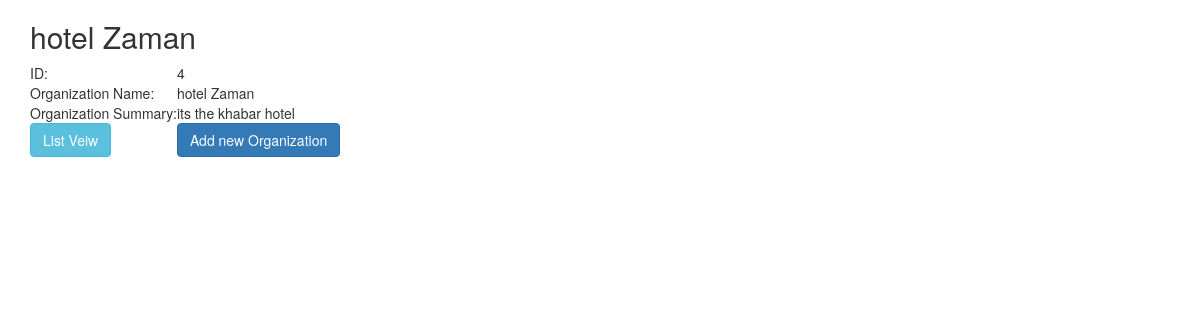
Page /views/SEIP129150/Summary_of_organizations/veiw.php?id=4 on the committed database.
### tables this page shows
CREATE TABLE `organization` (
  `id` int(11) NOT NULL,
  `name` varchar(30) NOT NULL,
  `summary` text NOT NULL,
  `trash` int(11) DEFAULT NULL
);

### src/BITM/SEIP129150/Summary_of_organizations/Summary_of_organization.php (called while the page is built, shortened)
<?php
class Summary_of_organization
{
    public $id = "";
    public $conn;
    public function __construct()
    {
        $this->conn = mysqli_connect("localhost", "root", "", "atomicprojectb21");
    }
    public function  prepare($data)
    {
        if (array_key_exists('id', $data)) {
            $this->id = $data['id'];
        }
    }
    public  function  veiw(){
        $query = "SELECT * FROM `organization` WHERE `id`=" . $this->id;
        $result = mysqli_query($this->conn, $query);
        $row = mysqli_fetch_assoc($result);
        return $row;
    }
    public  function trashed(){
        $query="SELECT * FROM `organization` WHERE `trash` IS NOT NULL";
        $result=mysqli_query($this->conn,$query);
        $alcity=array();
        while ($row=mysqli_fetch_assoc($result))
        {
            $alcity[]=$row;
        }
        return $alcity;
    }}

### views/SEIP129150/Summary_of_organizations/veiw.php (the view, shortened to what this page needs)
<?php
$org=new Summary_of_organization();
$org->prepare($_GET);
$org=$org->veiw();
?>
<!DOCTYPE html>
<html lang="en">
<head>
  <link rel="stylesheet" href="http://maxcdn.bootstrapcdn.com/bootstrap/3.3.6/css/bootstrap.min.css">
</head>
<body bgcolor="#00ffff">
<div class="container">
  <h2><?php echo $org['name']?></h2>
  <ul class="list-group">
    <table>
        <tr>
            <td>
                ID:
            </td>
            <td>
                <?php echo $org['id']?>
            </td>
        </tr>
        <tr>
            <td>Organization Name:</td>
            <td><?php echo $org['name']?></td>
        </tr>
        <tr>
            <td>Organization Summary:</td>
            <td><?php echo $org['summary']?></td>
        </tr>
        <tr>
            <td>
            <a href="index.php" class="btn btn-info" role="button">List Veiw</a>
            </td>
            <td>
            <a href="create.php" class="btn btn-primary" role="button">Add new Organization</a>
            </td>
        </tr>
    </table>
  </ul>
</div>
</body>
</html>

### rows in the picture
organization: name "hotel Zaman", id "4", summary "its the khabar hotel"
